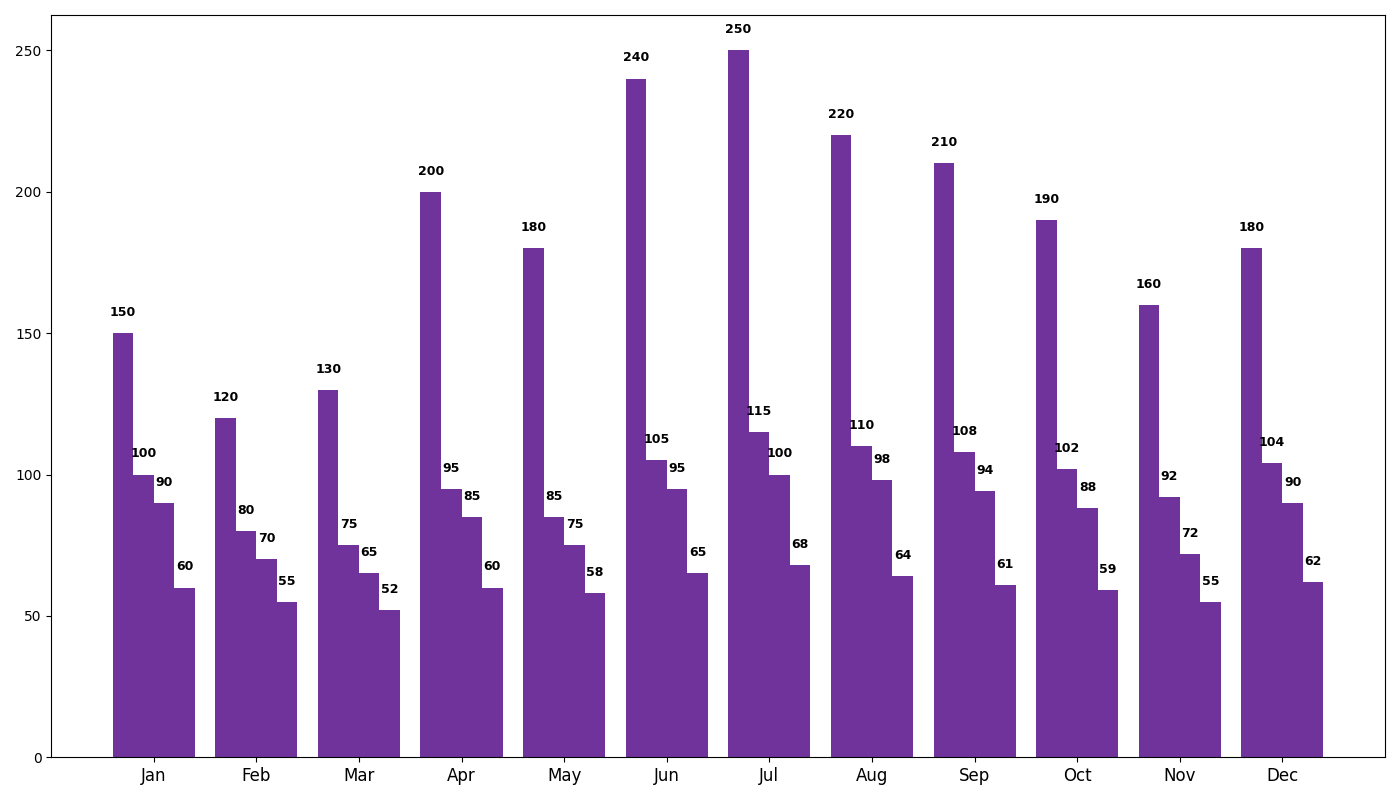

Write Python code to recreate this figure.
import matplotlib.pyplot as plt
import numpy as np

months = ['Jan', 'Feb', 'Mar', 'Apr', 'May', 'Jun', 'Jul', 'Aug', 'Sep', 'Oct', 'Nov', 'Dec']

strawberry_sales = [150, 120, 130, 200, 180, 240, 250, 220, 210, 190, 160, 180]
banana_sales = [100, 80, 75, 95, 85, 105, 115, 110, 108, 102, 92, 104]
mango_sales = [90, 70, 65, 85, 75, 95, 100, 98, 94, 88, 72, 90]
kiwi_sales = [60, 55, 52, 60, 58, 65, 68, 64, 61, 59, 55, 62]

monthly_sales = np.array([strawberry_sales, banana_sales, mango_sales, kiwi_sales])

fig, ax = plt.subplots(figsize=(14, 8))

bar_width = 0.2
months_idx = np.arange(len(months))

# Apply a single color consistently across all data groups
single_color = '#4B0082'  # Indigo
ax.bar(months_idx - 1.5 * bar_width, strawberry_sales, width=bar_width, color=single_color, alpha=0.8)
ax.bar(months_idx - 0.5 * bar_width, banana_sales, width=bar_width, color=single_color, alpha=0.8)
ax.bar(months_idx + 0.5 * bar_width, mango_sales, width=bar_width, color=single_color, alpha=0.8)
ax.bar(months_idx + 1.5 * bar_width, kiwi_sales, width=bar_width, color=single_color, alpha=0.8)

ax.set_xticks(months_idx)
ax.set_xticklabels(months, fontsize=12)

for i, sales in enumerate(monthly_sales):
    for j, value in enumerate(sales):
        ax.text(j - 1.5*bar_width + i*bar_width, value + 5, str(value),
                ha='center', va='bottom', fontsize=9, color='black', fontweight='bold')

ax.set_xlim(-1, len(months))

plt.tight_layout()

plt.show()
